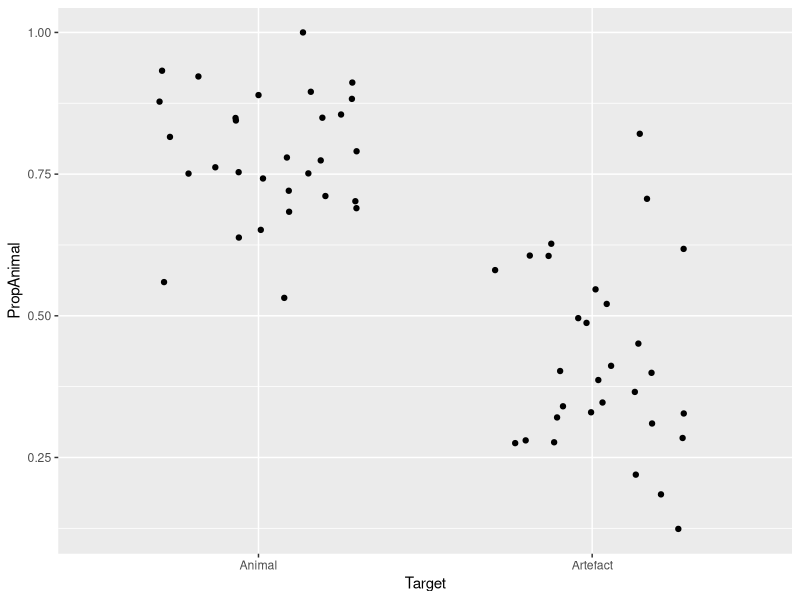
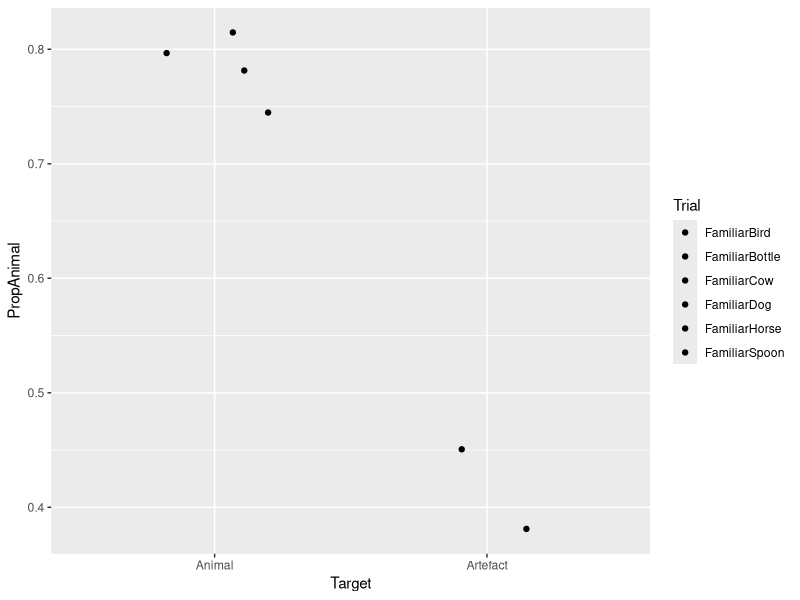
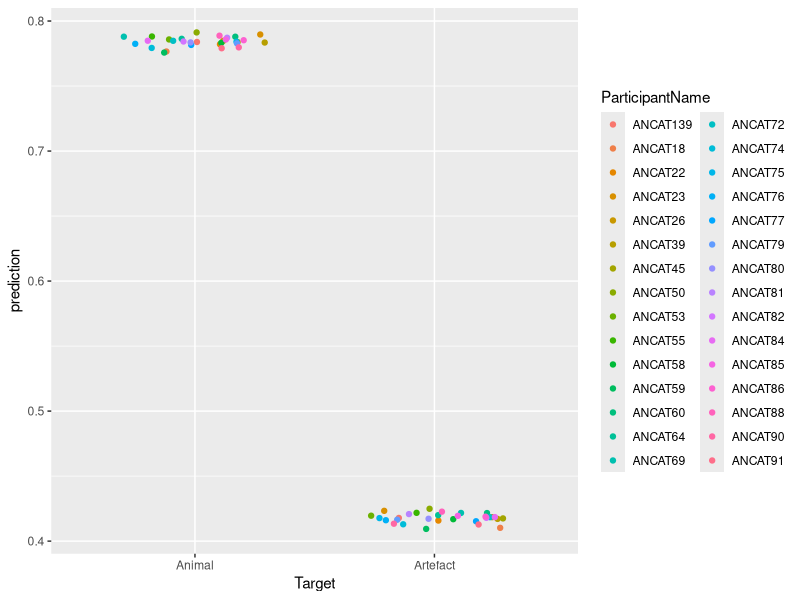

Generate these figures, in order, with R: (Note: this script raises an error after producing the figures.)
## ---- chunk 1
library(ggplot2)
library(lme4)
library(dplyr)
## ---- chunk 2
data <- read.csv('data-eyetracking.csv')
## ---- chunk 3
summary(data)
## ---- chunk 4
agg_subjects <- data %>%
                group_by(ParticipantName,Sex,Age,Target) %>%
                summarise(PropAnimal = mean(Animate)) %>%
                ungroup()
## ---- chunk 5
ggplot(agg_subjects, aes(x=Target, y=PropAnimal)) +
                  geom_point(position=position_jitter(.3))
## ---- chunk 6
agg_subjects$TargetCoded <- ifelse(agg_subjects$Target == 'Artefact', -.5, .5)
## ---- chunk 7
agg_subjects$TargetCoded <- scale(agg_subjects$TargetCoded, center=T, scale=F)
## ---- chunk 8
model <- aov(PropAnimal ~ TargetCoded + Error(ParticipantName/TargetCoded), data = agg_subjects)
summary(model)
## ---- chunk 9
agg_items <- data %>%
              group_by(Trial,Target) %>%
              summarise(PropAnimal = mean(Animate)) %>%
              ungroup()
  
agg_items$TargetCoded <- ifelse(agg_items$Target == 'Artefact', -.5, .5)
## ---- chunk 10
ggplot(agg_items, aes(x=Target, y=PropAnimal, fill=Trial)) +
                  geom_point(position=position_jitter(.3))
## ---- chunk 11
model <- aov(PropAnimal ~ TargetCoded, data = agg_items)
summary(model)
## ---- chunk 12
agg_sub_items <- data %>%
                 group_by(ParticipantName,Trial,Target) %>%
                 summarise(PropAnimal = mean(Animate)) %>%
                 ungroup()
  
agg_sub_items$TargetCoded <- ifelse(agg_sub_items$Target == 'Artefact', -.5, .5)
## ---- chunk 13
model <- lmer(PropAnimal ~ TargetCoded + (1 | ParticipantName) + (1 | Trial), data = agg_sub_items)
summary(model)
## ---- chunk 14
fixef(model)
## ---- chunk 15
ranef(model)
## ---- chunk 16
agg_sub_items$prediction <- predict(model, agg_sub_items)

ggplot(agg_sub_items, aes(x=Target, y=prediction, color=ParticipantName)) +
                          stat_summary(fun.y='mean', geom='point', position=position_jitter(.3))
## ---- chunk 17
model <- lmer(PropAnimal ~ TargetCoded + (1 + TargetCoded | ParticipantName) + (1 | Trial), data = agg_sub_items)
summary(model)
## ---- chunk 18
ranef(model)

subject_slopes <- ranef(model)$ParticipantName
subject_slopes$subject <- factor(rownames(subject_slopes))
colnames(subject_slopes) <- c('Baseline','ConditionEffect','Subject')

ggplot(subject_slopes, aes(x=Subject, y=ConditionEffect)) +
              geom_point() +
              geom_text(aes(label=Subject),hjust=0,vjust=0,size=3) +
              geom_hline(yint=0, linetype="dashed", alpha=.5) +
              theme(axis.text.x=element_blank())
## ---- chunk 19
agg_sub_items$prediction <- predict(model, agg_sub_items)

ggplot(agg_sub_items, aes(x=Target, y=prediction, color=ParticipantName)) +
                          stat_summary(fun.y='mean', geom='point', position=position_jitter(.3))
## ---- chunk 20
# commented out because it kills knitr
# model <- lmer(PropAnimal ~ TargetCoded + (1 + TargetCoded + Trial | ParticipantName) + (1 | Trial), data = agg_sub_items)
## ---- chunk 21
model <- lmer(PropAnimal ~ TargetCoded + (1 + TargetCoded | ParticipantName) + (1 | Trial), data = agg_sub_items)

model_null <- lmer(PropAnimal ~ TargetCoded + (1 | ParticipantName) + (1 | Trial), data = agg_sub_items)

anova(model,model_null) # -2 log-likelihood ratio test, gives you Chisq(df) = X and a p-value.
## ---- chunk 22
summary(model)
## ---- chunk 23
model <- lmer(PropAnimal ~ TargetCoded + (1 + TargetCoded | ParticipantName) + (1 | Trial), data = agg_sub_items)
## ---- chunk 24
model_null <- lmer(PropAnimal ~ 1 + (1 + TargetCoded | ParticipantName) + (1 | Trial), data = agg_sub_items)
anova(model,model_null)
## ---- chunk 25
drop1(model,~.,test="Chisq")
## ---- chunk 26
model <- lmer(PropAnimal ~ TargetCoded + (1 + TargetCoded | ParticipantName) + (1 | Trial), data = agg_sub_items, REML=F)

model_null <- lmer(PropAnimal ~ 1 + (1 + TargetCoded | ParticipantName) + (1 | Trial), data = agg_sub_items, REML=F)
## ---- chunk 27
log_model <- logLik(model)
log_model

log_null <- logLik(model_null)
log_null
## ---- chunk 28
-2*log(exp(log_null)/exp(log_model))
## ---- chunk 29
log_model
log_null
  # 1 df

pchisq(20.77924, df=1, lower.tail=F)
## ---- chunk 30
agg_sub_items$RandomFactor <- ifelse(rbinom(nrow(agg_sub_items),1,.5) == 1, 'On','Off')

model1 <- lmer(PropAnimal ~ TargetCoded + (1 + TargetCoded | ParticipantName) + (1 | Trial), data = agg_sub_items, REML=F)

model2 <- lmer(PropAnimal ~ RandomFactor + (1 + TargetCoded | ParticipantName) + (1 | Trial), data = agg_sub_items, REML=F)

anova(model1,model2)
## ---- chunk 31
model <- lmer(PropAnimal ~ TargetCoded + (1 + TargetCoded | ParticipantName) + (1 | Trial), data = agg_sub_items)
ts <- fixef(model)/sqrt(diag(vcov(model)))
ts
2*pnorm(abs(ts),lower.tail=FALSE)
## ---- chunk 32
confint(model)
## ---- chunk 33
library(pbkrtest)
model <- lmer(PropAnimal ~ TargetCoded + (1 + TargetCoded | ParticipantName) + (1 | Trial), data = agg_sub_items)
model_null <- lmer(PropAnimal ~ 1 + (1 + TargetCoded | ParticipantName) + (1 | Trial), data = agg_sub_items)
KRmodcomp(model,model_null)
detach('package:pbkrtest',unload=TRUE)
## ---- chunk 34
library(lmerTest)
model <- lmer(PropAnimal ~ TargetCoded + (1 + TargetCoded | ParticipantName) + (1 | Trial), data = agg_sub_items)
summary(model)
detach('package:lmerTest',unload=TRUE)
## ---- chunk 35
probabilities <- seq(0.1,0.9,by=.1)
log_odds <- log(probabilities/(1-probabilities))
plot(probabilities, log_odds)
## ---- chunk 36
exp(1.39)
## ---- chunk 37
log(8/1) - log(4/1)

log(16/1) - log(8/1)
## ---- chunk 38
probabilities <- seq(0.1,0.9,by=.1)
odds <- (probabilities/(1-probabilities))
plot(probabilities, odds)
## ---- chunk 39
data$TargetC <- ifelse(data$Target == 'Animal', .5, -.5)
data$TargetC <- scale(data$TargetC, center=T, scale=F)

# note: we are not going to Center TimeFromSubphaseOnset for now

model <- glmer(Animate ~ TargetC*TimeFromSubphaseOnset + (1 | Trial) + (1 | ParticipantName), data = data, family="binomial")
## ---- chunk 40
data$TimeS <- data$TimeFromSubphaseOnset / 1000

model <- glmer(Animate ~ TargetC*TimeS + (1 | Trial) + (1 | ParticipantName), data = data, family="binomial")
summary(model)
## ---- chunk 41
data$prediction <- predict(model, data)

# in logit space...
ggplot(data, aes(x=TimeS, y=prediction, color=Target)) +
                            stat_summary(fun.y='mean', geom='line')

# as proportions...
data$prediction_prob <- exp(data$prediction) / (1 + exp(data$prediction) )
ggplot(data, aes(x=TimeS, y=prediction_prob, color=Target)) +
                            stat_summary(fun.y='mean', geom='line')
## ---- chunk 42
data$prediction <- predict(model, data, re.form=NA)

ggplot(data, aes(x=TimeS, y=prediction, color=Target)) +
                            stat_summary(fun.y='mean', geom='line')
## ---- chunk 43
ggplot(data, aes(x=TimeS, y=Animate, color=Target)) +
                  stat_summary(fun.y='mean', geom='line') +
                  stat_summary(aes(y=exp(prediction)/(1+exp(prediction))), fun.y='mean', geom='line')
## ---- chunk 44
# bin data into 50ms bins
data$Bin <- data$TimeFromSubphaseOnset %/% 50
# equivalent: data$Bin <- floor(data$TimeFromSubphaseOnset / 50)

head(data[, c('TimeFromSubphaseOnset','Bin')])
## ---- chunk 45
binned <- data %>%
          group_by(ParticipantName,Target,Bin) %>%
          summarise(PropAnimal = mean(Animate), y=sum(Animate), N=length(Animate), TimeS=min(TimeS))
## ---- chunk 46
binned$elog <- log( (binned$y + .5) / (binned$N - binned$y + .5) )
## ---- chunk 47
model <- lmer(elog ~ Target*TimeS + (1 | ParticipantName), data = binned)
summary(model)
## ---- chunk 48
model <- lmer(elog ~ Target*TimeS + (1 + Target + TimeS | ParticipantName), data = binned)
summary(model)
## ---- chunk 49
asin(sqrt(.5))
asin(sqrt(.6))
asin(sqrt(.95))
asin(sqrt(.99))

plot(seq(.0,1,by=.1),asin(sqrt(seq(0,1,by=.1))))

binned$Arcsin <- asin(sqrt(binned$PropAnimal))
head(binned)

model <- lmer(Arcsin ~ Target*TimeS + (1 + Target + TimeS | ParticipantName), data = binned)
summary(model)
## ---- chunk 50
ls()
rm(list=ls())
